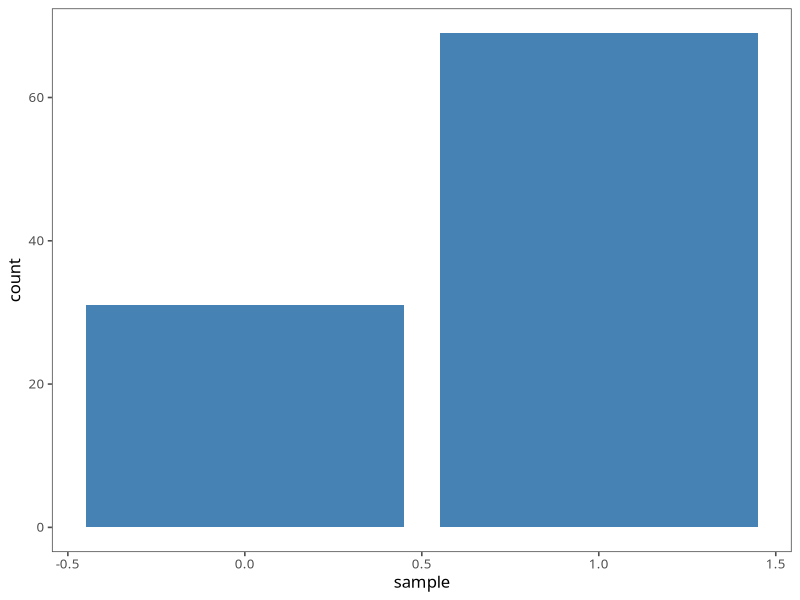
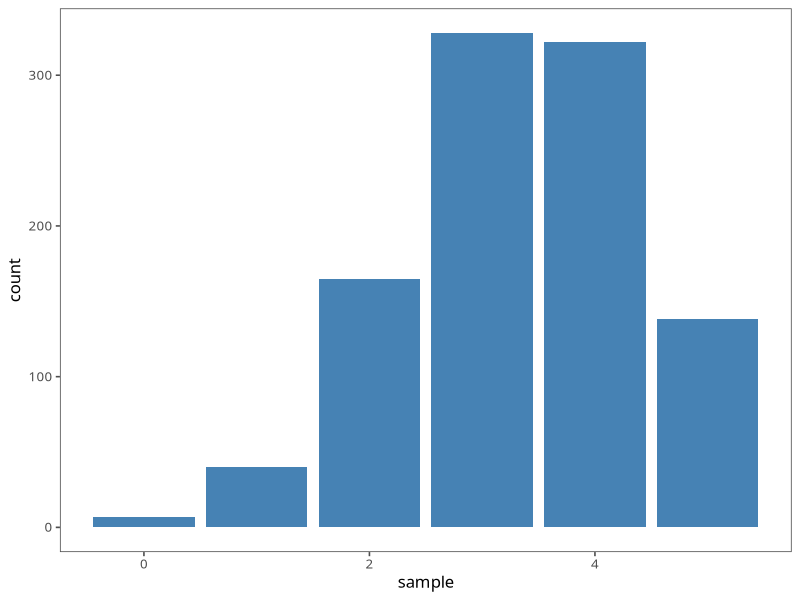

The R script that drew these images, in order:
## ---- chunk 1
library(tidyverse)
library(ggthemes)
theme_set(theme_few(base_family = "Avenir Next Condensed"))
## ---- chunk 2
dbinom(1, 1, .2)  # x = 1 -> 0.2
dbinom(0, 1, .2)  # x = 0 -> 1-0.2
dbinom(2, 1, .2)  # x = anything else -> 0
## ---- chunk 3
pbinom(-1, 1, .2) # x < 0 -> 0
pbinom(0, 1, .2)  # x = 0 -> 1-0.2
pbinom(1, 1, .2)  # x = 1 -> 1
pbinom(2, 1, .2)  # x > 1 -> 1
## ---- chunk 4
samps <- tibble(
  sample = rbinom(100, 1, 2/3)
)
ggplot(samps, aes(x=sample)) + geom_bar(fill="steelblue")
## ---- chunk 5
dbinom(2, 4, 0.5)  # 6/16 = 0.375
pbinom(1, 4, 0.5)  # 1/16 + 4/16 = 5/16 = 0.3125
## ---- chunk 6
samps_5 <- tibble(
  sample = rbinom(1000, 5, 2/3)
)
ggplot(samps_5, aes(x=sample)) + geom_bar(fill="steelblue")
## ---- chunk 7
length(samps_5$sample[samps_5$sample %% 2 == 0])  # evens
length(samps_5$sample)                            # all

length(samps_5$sample[samps_5$sample %% 2 == 0]) / length(samps_5$sample)
## ---- chunk 8
dbinom(2, 4, 1/3)
## ---- chunk 9
my_dibby <- function(x, n, p) {  # my implementation
  choose(n,x) * (p**x) * (1-p)**(n-x)
}

my_dibby(seq(-1,16), 15, 2/3)
print("---")
dbinom(seq(-1,16), 15, 2/3)
## ---- chunk 10
my_pibby <- function(x, n, p) {  # my implementation
  cumsum(my_dibby(seq(-1,x), n, p))
}

my_pibby(16, 15, 2/3)
print("---")
pbinom(seq(-1,16), 15, 2/3)
## ---- chunk 11
grid <- tibble(prob = seq(0, 1, by = 0.001))
grid$like <- dbinom(21, 47, grid$prob)

grid <- grid |>  # make additions...
  mutate(clike_raw = cumsum(like),
         clike_normalized = clike_raw / sum(like))
## ---- chunk 12
grid |> filter(prob == .588)
